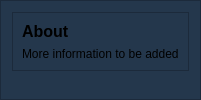
        <widget class="QFrame" name="rightCont_frame">
         <property name="styleSheet">
          <string notr="true">background-color: rgb(36, 55, 76);</string>
         </property>
         <property name="frameShape">
          <enum>QFrame::StyledPanel</enum>
         </property>
         <property name="frameShadow">
          <enum>QFrame::Raised</enum>
         </property>
         <layout class="QVBoxLayout" name="verticalLayout_32">
          <item alignment="Qt::AlignTop">
           <widget class="QFrame" name="frame_2">
            <property name="frameShape">
             <enum>QFrame::StyledPanel</enum>
            </property>
            <property name="frameShadow">
             <enum>QFrame::Raised</enum>
            </property>
            <layout class="QVBoxLayout" name="verticalLayout_33">
             <item alignment="Qt::AlignTop">
              <widget class="QLabel" name="label">
               <property name="font">
                <font>
                 <pointsize>12</pointsize>
                 <weight>75</weight>
                 <bold>true</bold>
                </font>
               </property>
               <property name="text">
                <string>About</string>
               </property>
              </widget>
             </item>
             <item>
              <widget class="QLabel" name="label_2">
               <property name="sizePolicy">
                <sizepolicy hsizetype="Preferred" vsizetype="Expanding">
                 <horstretch>0</horstretch>
                 <verstretch>0</verstretch>
                </sizepolicy>
               </property>
               <property name="text">
                <string>More information to be added</string>
               </property>
              </widget>
             </item>
            </layout>
           </widget>
          </item>
         </layout>
        </widget>
